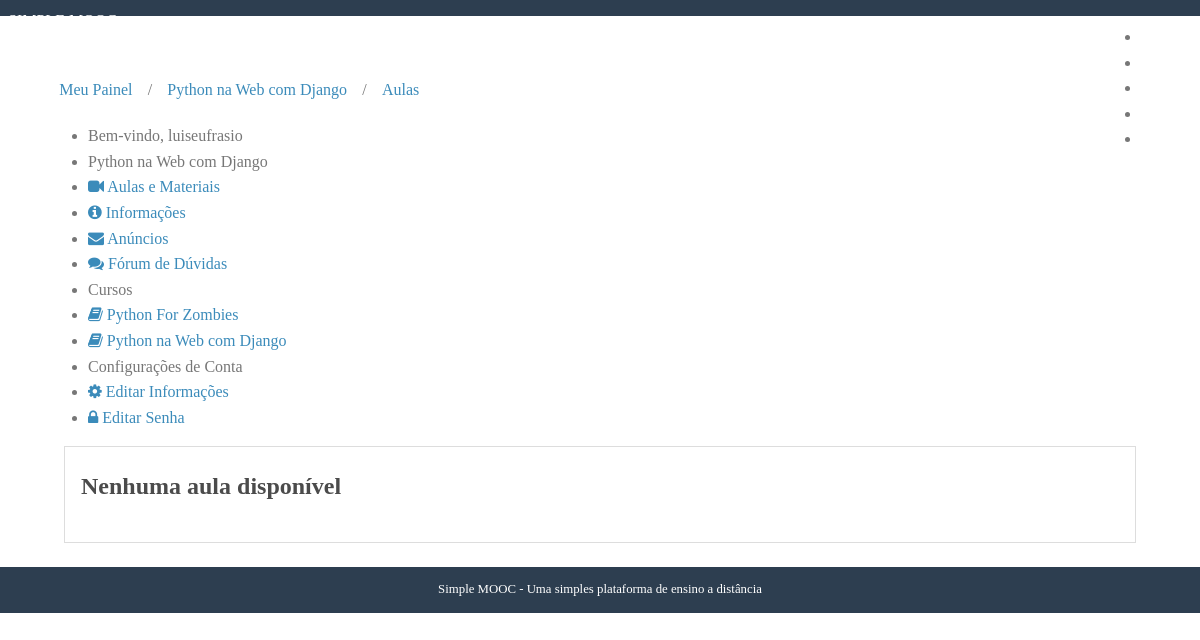
The app's page /cursos/python-na-web-com-django-22032018/aulas/ (signed in), older data.
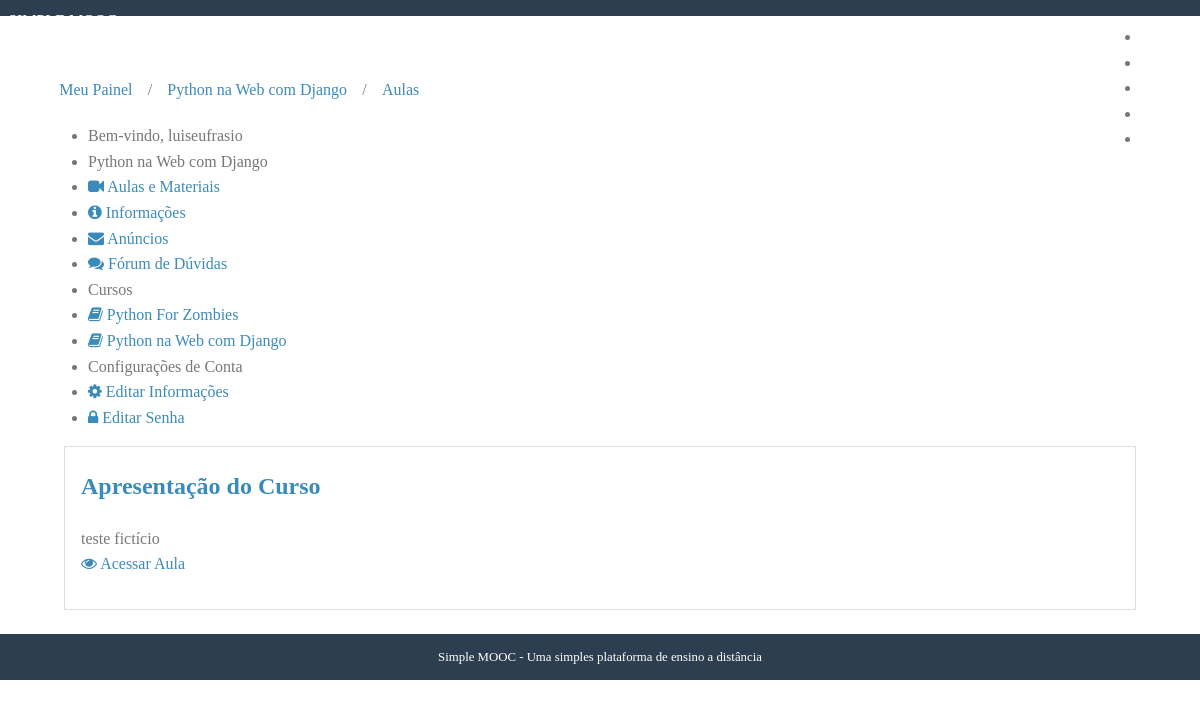
The same page, newer data.
### courses/models.py (models this page shows, shortened)
class Enrollment(models.Model):
    STATUS_CHOICES = (
        (0, 'Pendente'),
        (1, 'Aprovado'),
        (2, 'Cancelado')
    )
    user = models.ForeignKey(
        settings.AUTH_USER_MODEL, verbose_name='Usuário',
        on_delete = models.PROTECT,
        related_name="enrollments"
    )
    course = models.ForeignKey(
        Course, verbose_name='Curso',
        on_delete = models.PROTECT, related_name="enrollments"
    )
    status = models.IntegerField(
        'Situação', choices=STATUS_CHOICES, default=1, blank=True
    )
    created_at = models.DateTimeField('Criado em', auto_now_add=True)
    updated_at = models.DateTimeField('Atualizado em', auto_now=True)
    class Meta:
        verbose_name='Inscrição'
        verbose_name_plural='Inscrições'
        unique_together=(('user', 'course'),)

class Course(models.Model):
    objects = CourseManager()
    name = models.CharField('Nome', max_length=100);
    slug = models.SlugField('Atalho');
    description = models.TextField('Descrição', blank=True);
    about = models.TextField('Sobre o Curso', blank=True);
    start_date = models.DateField(
        'Data de Início', null=True, blank=True
    )
    image = models.ImageField(
        upload_to='courses/images', verbose_name='Imagem',
        null=True, blank=True
    )
    created_at = models.DateTimeField('Criado em', auto_now_add=True)
    updated_at = models.DateTimeField('Atualizado em', auto_now=True)
    def __str__(self):
        return self.name
    class Meta:
        verbose_name = 'Curso'
        verbose_name_plural = 'Cursos'
        ordering = ['-name']

class Lesson(models.Model):
    name = models.CharField('Nome', max_length=100)
    description = models.TextField('Descrição', blank=True)
    number = models.IntegerField('Número (ordem)', blank=True, default=0)
    release_date = models.DateField('Data de Liberação', blank=True, null=True)
    course = models.ForeignKey(
        Course, verbose_name='Curso',
        on_delete = models.PROTECT,
        related_name='lessons'
    )
    created_at = models.DateTimeField('Criado em', auto_now_add=True)
    updated_at = models.DateTimeField('Atualizado em', auto_now=True)
    def __str__(self):
        return self.name
    class Meta:
        verbose_name = 'Aula'
        verbose_name_plural = 'Aulas'
        ordering = ['number']

### courses/decorators.py (the view, shortened to what this page needs)
    def _wrapper(request, *args, **kwargs):
        slug = kwargs['slug']
        course = get_object_or_404(Course, slug=slug)
        has_permission = request.user.is_staff
        if not has_permission:
            messages.error(request, message)
            return redirect('accounts:dashboard')
        request.course = course
        return view_func(request, *args, **kwargs)

### accounts/models.py (called while the page is built)
    def __str__(self):
        return self.name or self.username

### courses/templatetags/courses_tags.py (called while the page is built)
@register.simple_tag
def load_my_courses(user):
    return Enrollment.objects.filter(user=user)

### courses/views.py (called while the page is built)
@login_required
@enrollment_required
def lessons(request, slug):
	course = request.course
	template = 'lessons.html'
	if not request.user.is_staff:
		lessons = course.release_lessons()
	else:
		lessons = course.lessons.all()
	context = {
		'course': course,
		'lessons': lessons
	}
	return render(request, template, context)

### courses/templates/lessons.html
{% extends "course_dashboard.html" %}
{% block breadcrumb %}
    {{ block.super }}
    <li>/</li>
    <li><a href="{% url 'courses:lessons' course.slug %}">Aulas</a></li>
{% endblock %}
{% block dashboard_content %}
{% for lesson in lessons %}
<div class="well">
    <h2><a href="{% url 'courses:lesson' course.slug lesson.pk %}">{{ lesson }}</a></h2>
    <p>
        {{ lesson.description|truncatewords:'20' }}
        <br />
        <a href="{% url 'courses:lesson' course.slug lesson.pk %}" title="">
            <i class="fa fa-eye"></i>
            Acessar Aula
        </a>
    </p>
</div>
{% empty %}
<div class="well">
    <h2>
        Nenhuma aula disponível
    </h2>
</div>
{% endfor %}
{% endblock %}

### accounts/templates/dashboard.html (shortened to what this page needs)
{% extends "base.html" %}
{% load courses_tags %}
{% block content %}
{% load_my_courses user as enrollments %}
<div class="pure-g-r content-ribbon">
    <div class="pure-u-1">
        <ul class="breadcrumb">
            {% block breadcrumb %}
            <li><a href="{% url 'accounts:dashboard' %}">Meu Painel</a></li>
            {% endblock %}
        </ul>
    </div>
    <div class="pure-u-1-3">
        <div class="pure-menu pure-menu-open">
            <ul>
                <li class="pure-menu-heading">
                    Bem-vindo, {{ user }}
                </li>
                {% block menu_options %}
                <li class="pure-menu-heading">Cursos</li>
                {% for enrollment in enrollments %}
                <li>
                    <a href="{% url 'courses:announcements' enrollment.course.slug %}">
                        <i class="fa fa-book"></i>
                        {{ enrollment.course }}
                    </a>
                </li>
                {% empty %}
                <li><a href="#">Nenhum curso encontrado</a></li>
                {% endfor %}
                <li class="pure-menu-heading">Configurações de Conta</li>
                <li>
                    <a href="{% url 'accounts:edit' %}">
                        <i class="fa fa-cog"></i>
                        Editar Informações
                    </a>
                </li>
                <li>
                    <a href="{% url 'accounts:edit_password' %}">
                        <i class="fa fa-lock"></i>
                        Editar Senha
                    </a>
                </li>
                {% endblock %}
            </ul>
        </div>
    </div>
    <div class="pure-u-2-3">
        <div class="inner">
            {% block dashboard_content %}{% endblock %}
        </div>
    </div>
</div>
{% endblock %}

Row changes from the older to the newer data that the page shows:
added Lesson: name "Apresentação do Curso", description "teste fictício"
Text that changed along with them:
text no longer shown: "Nenhuma aula disponível"
